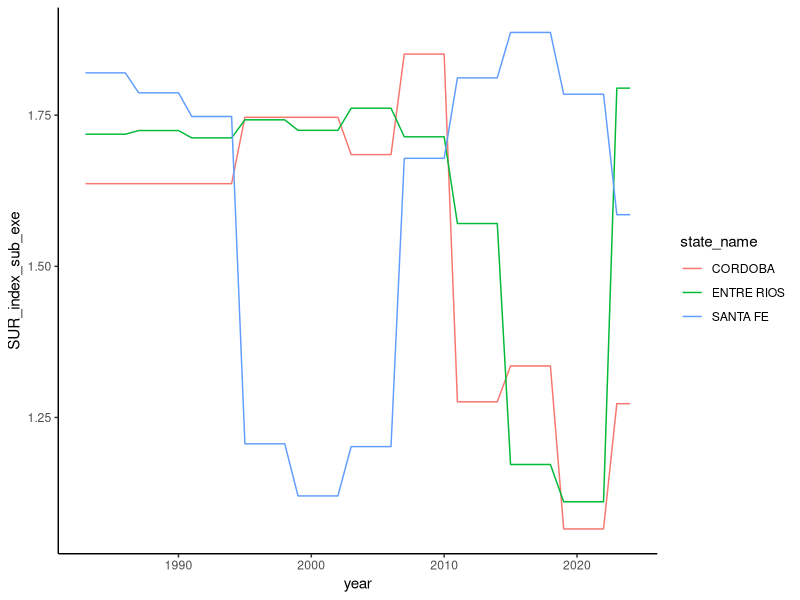

The R source for this figure:
## ---- chunk 1
library(tidyverse)
setwd("~/Downloads")
library(readxl)
data_sdi <- read_excel("SDI.xlsx")

df <- 
  data_sdi |> 
  filter(region_name == 'CENTRO')
## ---- chunk 2
#graph dem by region over time
df |> 
  ggplot(aes(x = year, y = SUR_index_sub_exe, 
             color = state_name)) +
  geom_line() +
  theme_classic()
